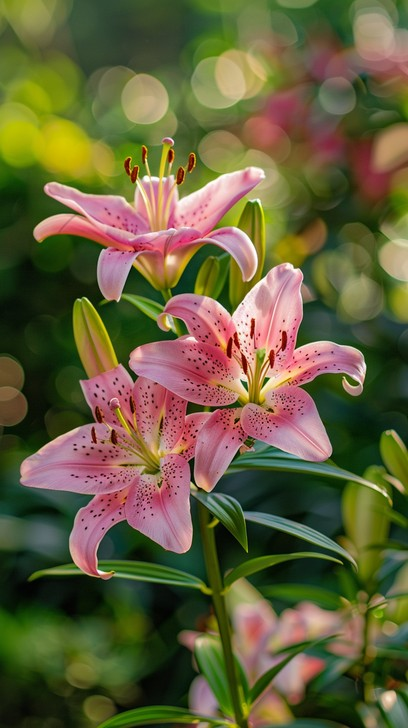
#> input picture color_conversion/input.jpg, 408 x 728 px
$ python color_conversion.py
#> lines starting #> are read from the running program, lines starting #| are printed output that depends on the picture
import cv2
import numpy as np
import matplotlib.pyplot as plt

# Read image
import os
import cv2

# Get the folder where this Python file is located
folder = os.path.dirname(os.path.abspath(__file__))

# Create the complete path to input.jpg
image_path = os.path.join(folder, "input.jpg")

# Read image
image = cv2.imread(image_path)
#> image is the input picture: shape (728, 408, 3); mean B, G, R 59.2, 95.3, 100.4

if image is None:
    print("Error: input.jpg not found!")
    exit()

print("Image loaded successfully!")

# Convert BGR to RGB
rgb = cv2.cvtColor(image, cv2.COLOR_BGR2RGB)

# Normalize RGB values to 0-1
rgb_float = rgb.astype(np.float32) / 255.0

r = rgb_float[:, :, 0]
g = rgb_float[:, :, 1]
b = rgb_float[:, :, 2]

# RGB to Grayscale
gray = cv2.cvtColor(image, cv2.COLOR_BGR2GRAY)

# -----------------------------
# RGB to HSI
# -----------------------------

# Intensity
I = (r + g + b) / 3.0
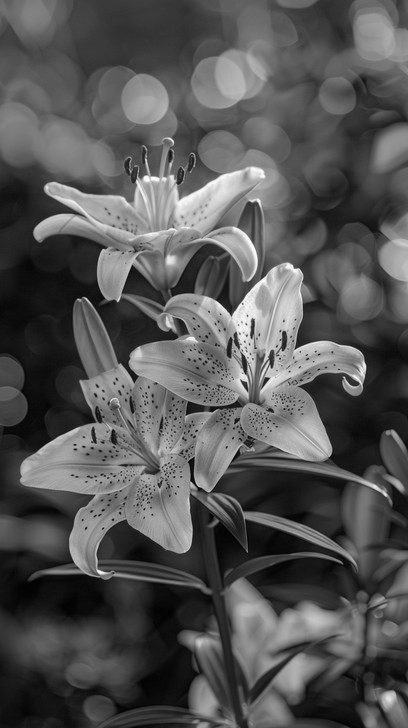
#> I: shape (728, 408) float32; min 0.00261, max 0.999, mean 0.333

# Saturation
minimum = np.minimum(np.minimum(r, g), b)
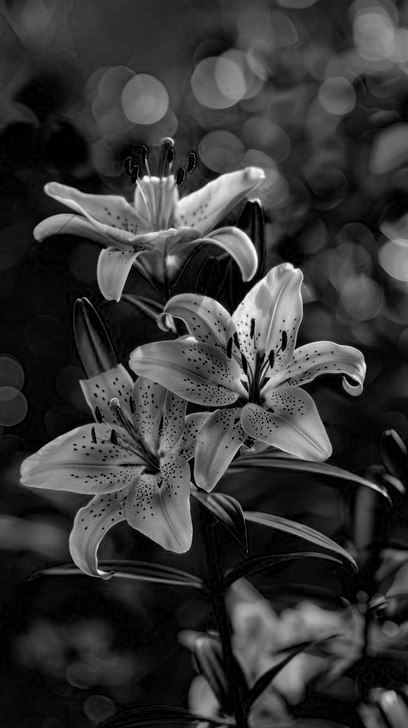
#> minimum: shape (728, 408) float32; min 0, max 0.996, mean 0.216
S = np.zeros_like(I)
non_zero = I > 0
#> non_zero: shape (728, 408) bool; every value is 1
S[non_zero] = 1 - (minimum[non_zero] / I[non_zero])
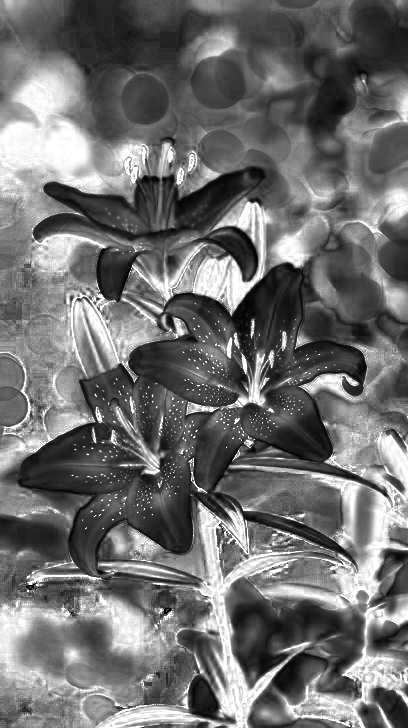
#> S: shape (728, 408) float32; min 0, max 1, mean 0.436

# Hue
numerator = 0.5 * ((r - g) + (r - b))
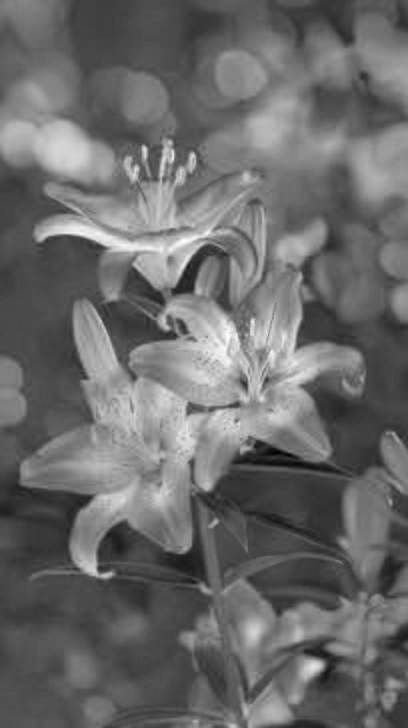
#> numerator: shape (728, 408) float32; min -0.265, max 0.584, mean 0.0909; drawn with min black and max white
denominator = np.sqrt((r - g)**2 + (r - b) * (g - b))
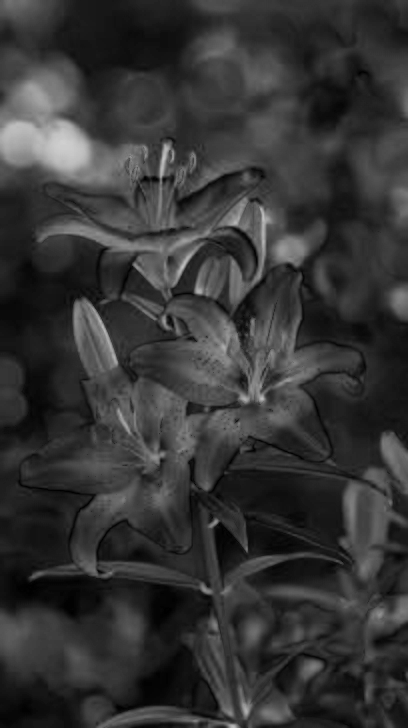
#> denominator: shape (728, 408) float32; min 0, max 0.821, mean 0.211
denominator = np.where(denominator == 0, 1e-10, denominator)

theta = np.arccos(np.clip(numerator / denominator, -1, 1))
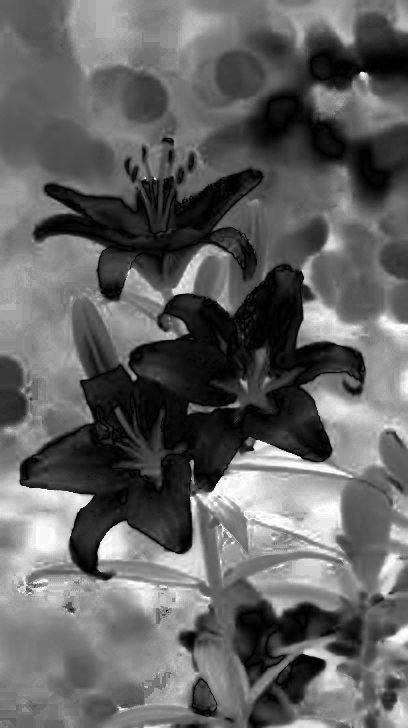
#> theta: shape (728, 408) float32; min 0, max 3.14, mean 1.22; drawn with min black and max white
H = np.where(b <= g, theta, 2 * np.pi - theta)
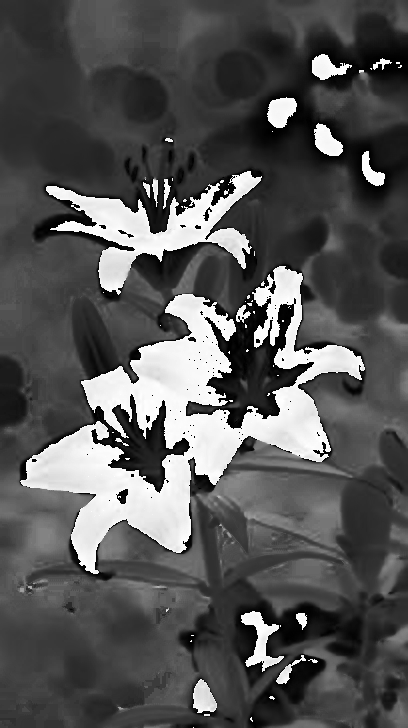
#> H: shape (728, 408) float32; min 0, max 6.28, mean 2.11; drawn with min black and max white

# Convert Hue from radians to degrees
H = np.degrees(H)

# Normalize Hue for display
H_display = H / 360.0

# -----------------------------
# Display results
# -----------------------------

plt.figure(figsize=(12, 10))

plt.subplot(2, 3, 1)
plt.imshow(rgb)
plt.title("Original RGB Image")
plt.axis("off")

plt.subplot(2, 3, 2)
plt.imshow(gray, cmap="gray")
plt.title("Grayscale Image")
plt.axis("off")

plt.subplot(2, 3, 3)
plt.imshow(H_display, cmap="hsv")
plt.title("HSI - Hue")
plt.axis("off")

plt.subplot(2, 3, 4)
plt.imshow(S, cmap="gray")
plt.title("HSI - Saturation")
plt.axis("off")

plt.subplot(2, 3, 5)
plt.imshow(I, cmap="gray")
plt.title("HSI - Intensity")
plt.axis("off")

plt.subplot(2, 3, 6)
plt.imshow(H_display, cmap="hsv")
plt.title("HSI Hue Visualization")
plt.axis("off")

plt.tight_layout()
plt.show()

# Save components
cv2.imwrite("grayscale.jpg", gray)
cv2.imwrite("hue.jpg", (H_display * 255).astype(np.uint8))
cv2.imwrite("saturation.jpg", (S * 255).astype(np.uint8))
cv2.imwrite("intensity.jpg", (I * 255).astype(np.uint8))

print("RGB to Grayscale and HSI conversion completed successfully.")
